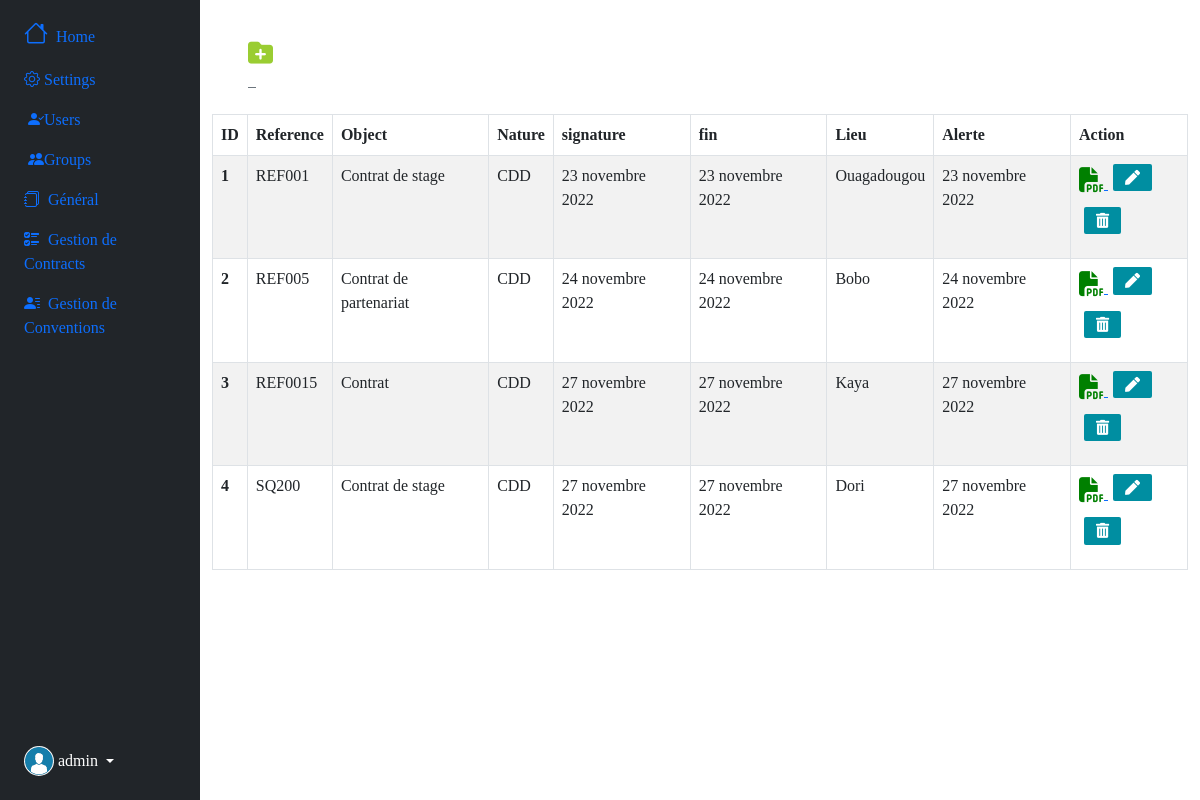
The page /gestioncontrat/contrat (signed in) on the database its author committed.
### authentication/models.py (models this page shows, shortened)
class User(AbstractUser):
    photo = models.ImageField(upload_to='users_img/', null=True, blank=True)

### gestioncontrat/models.py (models this page shows, shortened)
class Travail(models.Model):
    type = models.ForeignKey(Type, on_delete=models.CASCADE, null=True, blank=True)
    partenaire = models.ForeignKey(Partenaire, on_delete=models.CASCADE, null=True, blank=True)
    structure = models.ForeignKey(Structure, on_delete=models.CASCADE, null=True, blank=True)
    reference = models.CharField(max_length=10)
    objet = models.TextField(null=True, blank=True)
    nature = models.CharField(max_length=100, null=True, blank=True)
    matricule = models.CharField(max_length=10, null=True, blank=True)
    nom = models.CharField(max_length=60)
    prenom = models.CharField(max_length=80)
    montant = models.FloatField()
    duree = models.CharField(max_length=10)
    date_signature = models.DateField(null=True, blank=True)
    date_debut = models.DateField()
    date_fin = models.DateField(null=True, blank=True)
    nombre_renouv = models.IntegerField(null=True, blank=True)
    date_renouvel = models.DateField(null=True, blank=True)
    lieu = models.CharField(max_length=100, null=True, blank=True)
    date_alerte = models.DateField()
    file = models.FileField(upload_to='uploads_files/', null=True, blank=True)
    created_at =models.DateField(auto_now_add=True)
    updated_at = models.DateField(auto_now=True)

### gestioncontrat/views.py (the view)
# urls.py: path('gestioncontrat/contrat', views.contrat, name="contrat"),
def contrat(request):
    contrats = Travail.objects.all()
    context = {"contrats":contrats}
    return render(request, 'gestioncontrat/contrat.html', context)

### gestioncontrat/templates/gestioncontrat/contrat.html (shortened to what this page needs)
{% extends 'index.html' %}
{% load bootstrap_icons %}
{% block btn %}
					<a href="{% url 'add_contrat' %}" class="btn-outline-secondary" style="width: 50px; height: 50px; margin-right: 30px;" title="Add contrat">
						<i style="color: yellowgreen; font-size: 25px; " class="fa-sharp fa-solid fa-folder-plus"></i> &nbsp;&nbsp;
					</a>
{% endblock btn %}
{% block main%}
{% if contrats %}
<table table id="example" class="table table-striped table-bordered" style="width:100%">
  <thead>
    <tr>
      <th scope="col">ID</th>
      <th scope="col">Reference</th>
      <th scope="col">Object</th>
      <th scope="col">Nature</th>
      <th scope="col">signature</th>
      <th scope="col">fin</th>
      <th scope="col">Lieu</th>
      <th scope="col">Alerte</th>
      <th scope="col"  style="width: 12%;">Action</th>
    </tr>
  </thead>
  <tbody>
    {% for contrat in contrats %}
    <tr>
      <th scope="row">{{contrat.id}}</th>
      <td>{{contrat.reference}}</td>
      <td>{{contrat.objet}}</td>
      <td>{{contrat.nature}}</td>
      <td>{{contrat.date_signature}}</td>
      <td>{{contrat.date_fin}}</td>
      <td>{{contrat.lieu}}</td>
      <td>{{contrat.date_alerte}}</td>
      <td>
        <a href ="{{contrat.file.url}}" title="Lire le fichier">
            <i style="font-size: 25px; color: green" class="fa-solid fa-file-pdf"></i>
        </a>
        <a href="{% url 'edit_contrat' contrat.id %}" class="btn btn-success text-center" title="Edit Contrat">
            <i style="font-size: 15px;" class="fas fa-pen"></i>
        </a>
        <a class="btn btn-secondary text-center" title="Delete Contrat" data-bs-toggle="modal" data-bs-target="#deleteModal{{contrat.id}}">
            <i style="font-size: 15px;" class="fas fa-trash-alt"></i>
        </a>
      </td>
    </tr>
    {% endfor %}
  </tbody>
</table>
{% else %}
 	<h4>pas de données</h4>
 {% endif %}
  {% endblock main%}

### templates/index.html (shortened to what this page needs)
{% load static %}
{% load bootstrap_icons %}
<!DOCTYPE html>
<html>
<head>
    	<link href="https://cdn.jsdelivr.net/npm/bootstrap@5.0.2/dist/css/bootstrap.min.css" rel="stylesheet">
		<link rel="stylesheet" href="https://cdn.jsdelivr.net/npm/bootstrap-icons@1.9.1/font/bootstrap-icons.css">
   		<link href="https://cdn.jsdelivr.net/npm/bootstrap@5.0.2/dist/css/bootstrap.min.css" rel="stylesheet">
    	<link rel="stylesheet" href="https://cdnjs.cloudflare.com/ajax/libs/font-awesome/6.1.1/css/all.min.css">
    	<link rel="stylesheet" href="https://cdnjs.cloudflare.com/ajax/libs/font-awesome/5.15.4/css/all.min.css" />
    	<link rel="stylesheet" href={% static "css/index.css" %}>
		<link rel="stylesheet" type="text/css" href="https://cdn.datatables.net/v/bs5/jq-3.6.0/jszip-2.5.0/dt-1.12.1/b-2.2.3/b-html5-2.2.3/b-print-2.2.3/datatables.min.css"/>
</head>
<body>
		<div class="container-fluid">
			<div class="row flex-nowrap">
				<div class="col-auto col-md-3 col-xl-2 px-sm-2 px-0 bg-dark">
					<div class="d-flex flex-column align-items-center align-items-sm-start px-3 pt-2 text-white min-vh-100">
						<ul class="nav nav-pills flex-column mb-sm-auto mb-0 align-items-center align-items-sm-start" id="menu">
							<li class="nav-item">
								<a href="{% url 'home' %}" class="nav-link align-middle px-0">
									<i class="fs-4 bi-house"></i> <span class="ms-1 d-none d-sm-inline">Home</span>
								</a>
							</li>
							<li>
								<a href="#submenu1" data-bs-toggle="collapse" class="nav-link px-0 align-middle">
									<i class="bi bi-gear"></i><span class="ms-1 d-none d-sm-inline">Settings</span> </a>
								<ul class="collapse show nav flex-column ms-1" id="submenu1" data-bs-parent="#menu">
									<li class="w-100">
										<a href="{% url 'users' %}" class="nav-link px-0"> <i class="bi bi-person-check-fill"></i><span class="d-none d-sm-inline">Users</span></a>
									</li>
									<li>
										<a href="#" class="nav-link px-0"> <i class="bi bi-people-fill"></i><span class="d-none d-sm-inline">Groups</span></a>
									</li>
								</ul>
							</li>
							<li>
								<a href="#submenu4" data-bs-toggle="collapse" class="nav-link px-0 align-middle">
									<i class="bi bi-journals"></i> <span class="ms-1 d-none d-sm-inline">Général</span> </a>
							</li>
							<li>
								<a href="#submenu2" data-bs-toggle="collapse" class="nav-link px-0 align-middle ">
									<i class="bi bi-ui-checks"></i> <span class="ms-1 d-none d-sm-inline">Gestion de Contracts</span></a>
							</li>
							<li>
								<a href="#submenu3" data-bs-toggle="collapse" class="nav-link px-0 align-middle">
									<i class="bi bi-person-lines-fill"></i> <span class="ms-1 d-none d-sm-inline">Gestion de Conventions</span> </a>
							</li>
						</ul>
						<div class="dropdown pb-4">
							<a href="#" class="d-flex align-items-center text-white text-decoration-none dropdown-toggle" id="dropdownUser1" data-bs-toggle="dropdown" aria-expanded="false">
								{% if request.user.photo.url %}
								<img src="{{request.user.photo.url}}" alt="hugenerd" width="30" height="30" class="rounded-circle">
								{% else %}
								<img src="{% static 'images/users_img/users.png' %}" alt="hugenerd" width="30" height="30" class="rounded-circle">
								{% endif %}
								<span class="d-none d-sm-inline mx-1">{{request.user}}</span>
							</a>
						</div>
					</div>
				</div>
				<div class="col py-3">
					<div class="row m-sm-4">
						{% block btn %}{% endblock btn %}
					</div>
					{% block main %}
					{% endblock main %}
				</div>
			</div>
		</div>
</body>
</html>

### contrat/static/css/index.css (style rules this page uses)
* { padding: 0; margin: 0; box-sizing: border-box; list-style-type: none; text-decoration: none; font-family: "verdana"; }
.btn { background-color: #008ea1; border-radius: 2px; color: #fff; font-size: .3rem; border: none; cursor: pointer; margin-bottom: 1rem; margin-left: 5px; }
#menu:checked~.sidebar .sidebar-brand, h2 span:last-child, #menu:checked~.sidebar .sidebar-brand, li a span:last-child { display: none; }

### rows shown on the page
User: user.photo (picture), user "admin"
Travail: id "1", reference "REF001", objet "Contrat de stage", nature "CDD", date_signature "23 novembre 2022", date_fin "23 novembre 2022", lieu "Ouagadougou", date_alerte "23 novembre 2022"
Travail: id "2", reference "REF005", objet "Contrat de partenariat", nature "CDD", date_signature "24 novembre 2022", date_fin "24 novembre 2022", lieu "Bobo", date_alerte "24 novembre 2022"
Travail: id "3", reference "REF0015", objet "Contrat", nature "CDD", date_signature "27 novembre 2022", date_fin "27 novembre 2022", lieu "Kaya", date_alerte "27 novembre 2022"
Travail: id "4", reference "SQ200", objet "Contrat de stage", nature "CDD", date_signature "27 novembre 2022", date_fin "27 novembre 2022", lieu "Dori", date_alerte "27 novembre 2022"
